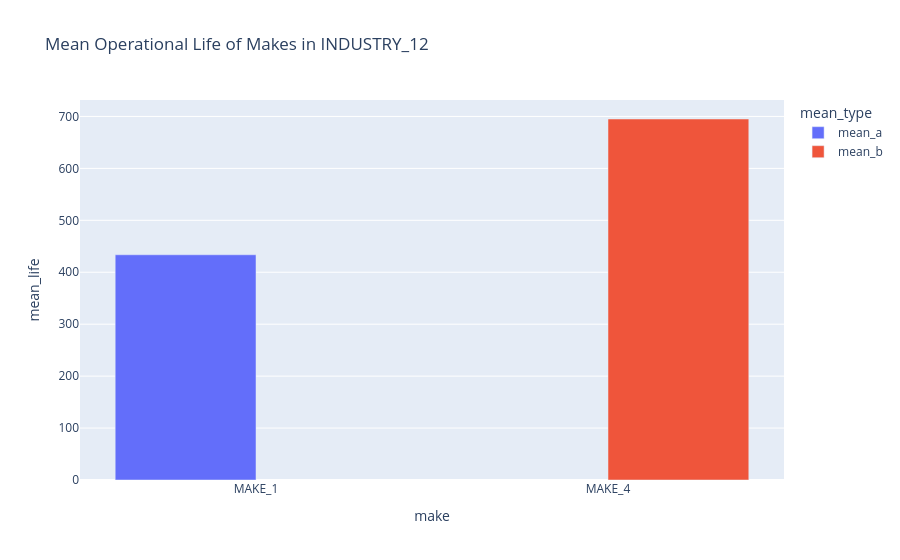

This figure's notebook cell:
### Code cell
import plotly.express as px

# Filter for one industry at a time
industry = "INDUSTRY_12"
industry_data = comparison_df[comparison_df['industry'] == industry]

# Melt to reshape for bar plot
melted = pd.melt(industry_data, id_vars=['make_a', 'make_b'], value_vars=['mean_a', 'mean_b'], 
                 var_name='mean_type', value_name='mean_life')

melted['make'] = melted.apply(lambda row: row['make_a'] if row['mean_type'] == 'mean_a' else row['make_b'], axis=1)

px.bar(melted, x="make", y="mean_life", color="mean_type", barmode="group", 
       title=f"Mean Operational Life of Makes in {industry}")

### Figure 1 — Plotly figure (JSON) as saved in the notebook; plotly's stock layout.template omitted (floating-point values rounded to 4 significant figures)
{"data": [{"alignmentgroup": "True", "hovertemplate": "mean_type=mean_a<br>make=%{x}<br>mean_life=%{y}<extra></extra>", "legendgroup": "mean_a", "marker": {"color": "#636efa", "pattern": {"shape": ""}}, "name": "mean_a", "offsetgroup": "mean_a", "orientation": "v", "showlegend": true, "textposition": "auto", "type": "bar", "x": ["MAKE_1"], "xaxis": "x", "y": [433.7], "yaxis": "y"}, {"alignmentgroup": "True", "hovertemplate": "mean_type=mean_b<br>make=%{x}<br>mean_life=%{y}<extra></extra>", "legendgroup": "mean_b", "marker": {"color": "#EF553B", "pattern": {"shape": ""}}, "name": "mean_b", "offsetgroup": "mean_b", "orientation": "v", "showlegend": true, "textposition": "auto", "type": "bar", "x": ["MAKE_4"], "xaxis": "x", "y": [695.1], "yaxis": "y"}], "layout": {"barmode": "group", "legend": {"title": {"text": "mean_type"}, "tracegroupgap": 0}, "title": {"text": "Mean Operational Life of Makes in INDUSTRY_12"}, "xaxis": {"anchor": "y", "domain": [0, 1], "title": {"text": "make"}}, "yaxis": {"anchor": "x", "domain": [0, 1], "title": {"text": "mean_life"}}}}
